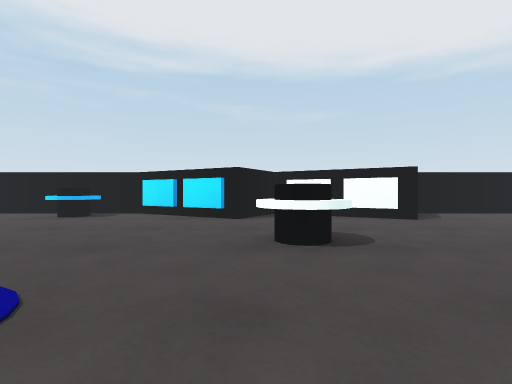
view 1 (above)

13 first-person views from a walk through a Unity game level. The camera is 0.26 m above the floor, looks level and sees 85° across. The floor is counted in squares, 0.5 m on a side. Each view is taken from the middle of a square. On the plan, view 1 faces up. The plan holds only what a view shows up to about 9 squares ahead; the rest is blank.

view 2
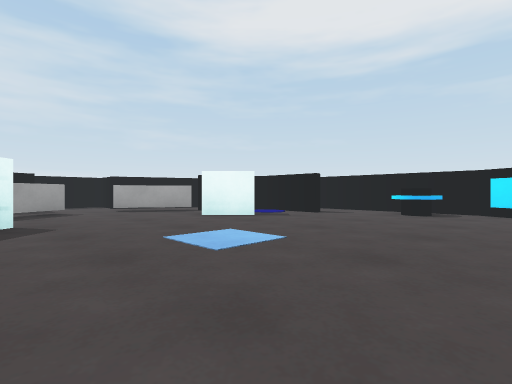

view 3
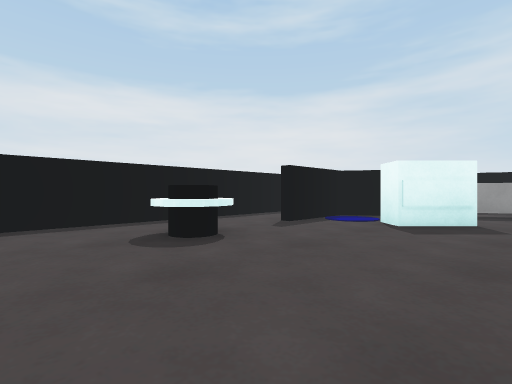

view 4
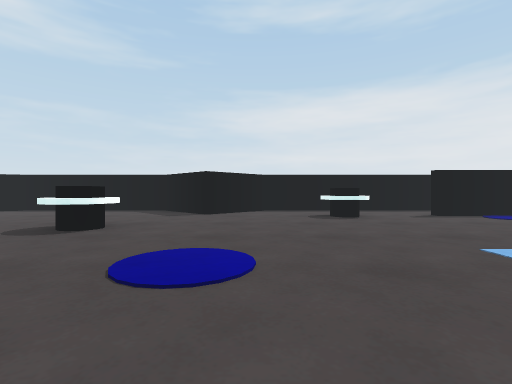

view 5
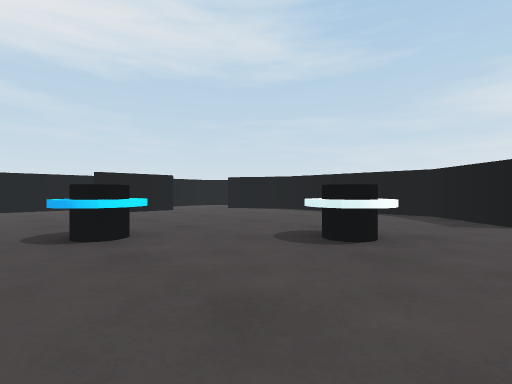

view 6
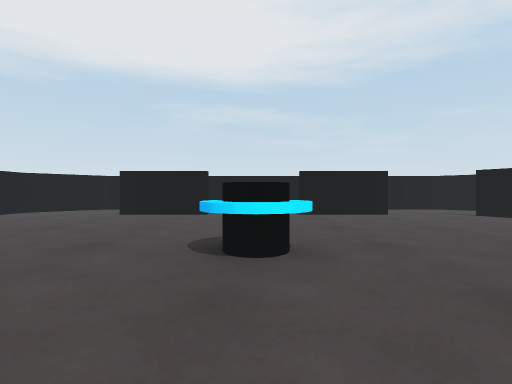

view 7
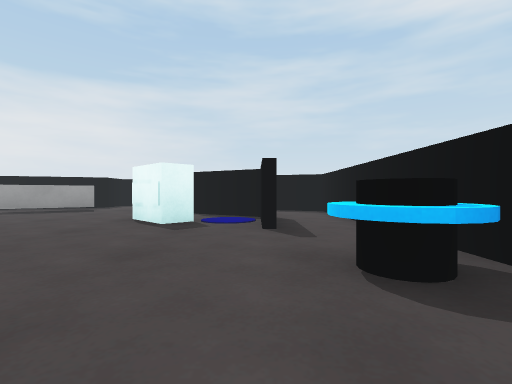

view 8
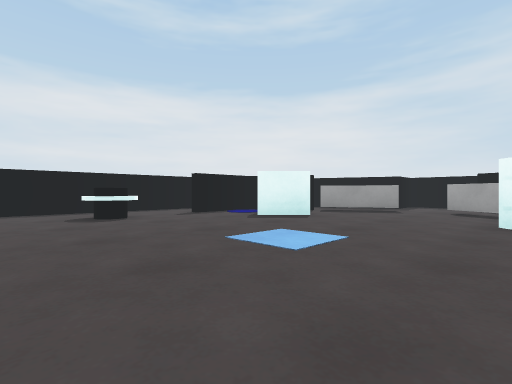

view 9
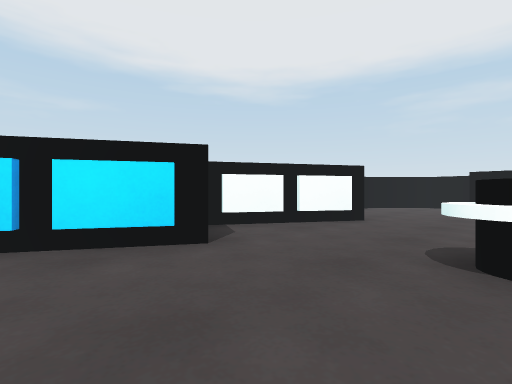

view 10
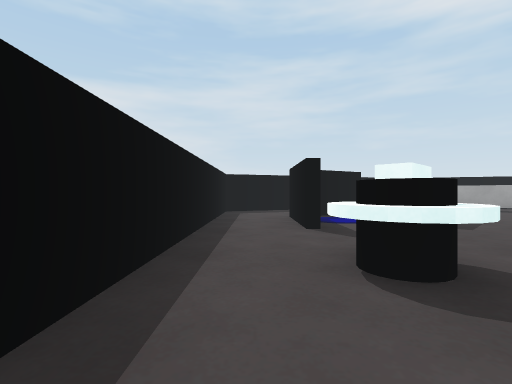

view 11
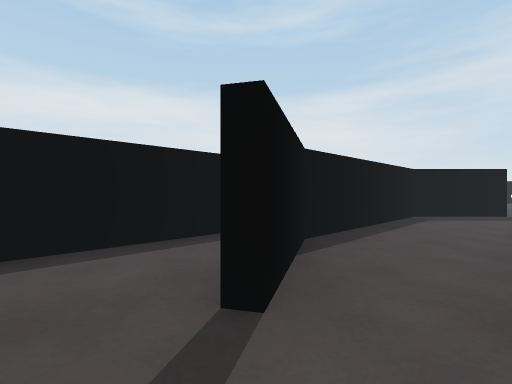

view 12
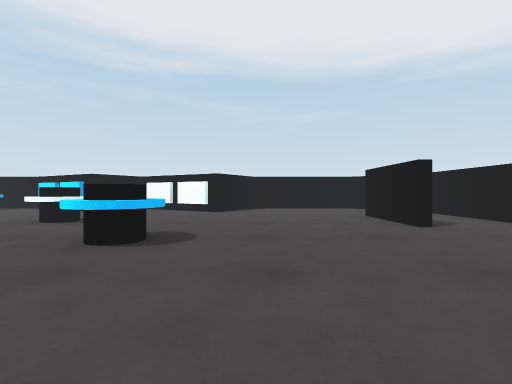

view 13
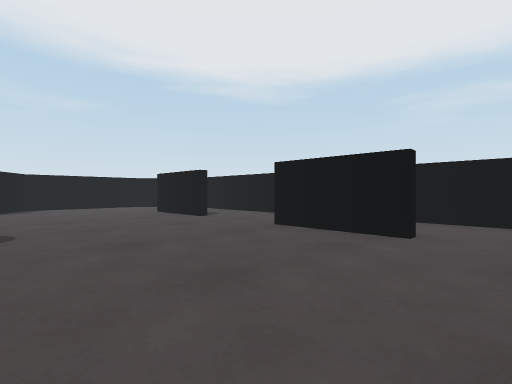

### Floor plan
Points are (right, up) in squares from view 1. A wall is a line through its corners. A room is listed if a view was taken in it or the views show most of it. See-through windows are left out.
Room 1 (views 1, 2, 3, 4, 5, 6, 7, 8, 9, 10, 11, 12, 13)
walls: (-2.8, 6.8) (-9.5, 6.8) (-10, 5.5); (-8.8, 3.3) (-9.9, 1.5); (-9.9, 0.5) (-8.8, -1.3); (6.4, 2.1) (6.4, 4.1); (6.4, -2.1) (6.4, 0); (-11.3, 0.2) (-9.5, -4.8) (-2.2, -4.8) (-0.9, -3.4) (0.5, -4.8) (4.4, -4.8) (6.2, -3.8); (8.3, -0.5) (8.3, 5.5); (7.4, 6.3) (7, 6.8) (3.9, 6.8); (8.3, -3.5) (8.3, -1.5)
ways out: opening at (7, -4)
objects: black block (-14, 1) to (-13, 2); barrier (-9, -3) to (-8, -2); barrier (-9, 4) to (-8, 5); other object (-8, -1) to (-7, -1); other object (-8, 3) to (-7, 3); disc (-7, -3) to (-7, -2); disc (-7, 4) to (-7, 5); barrier (-6, -3); barrier (-6, 5); other object (-4, -3); other object (-4, 6); other object (-2, 5) to (0, 6); other object (0, -1) to (1, -1); other object (0, 3) to (1, 3); other object (1, 5) to (3, 6); other object (2, 1) to (3, 1)

Positions as (right, up) in squares from view 1, and headings:
1: (0, 0), facing up
2: (-2, -1), facing up-left
3: (-2, 0), facing down-left
4: (-2, 3), facing down
5: (-1, 2), facing down-right
6: (0, 1), facing right
7: (-2, 5), facing left
8: (-2, 3), facing down-left
9: (-2, 3), facing up-right
10: (-2, -4), facing left
11: (7, -3), facing down-left
12: (4, -2), facing up
13: (3, -3), facing up-right
